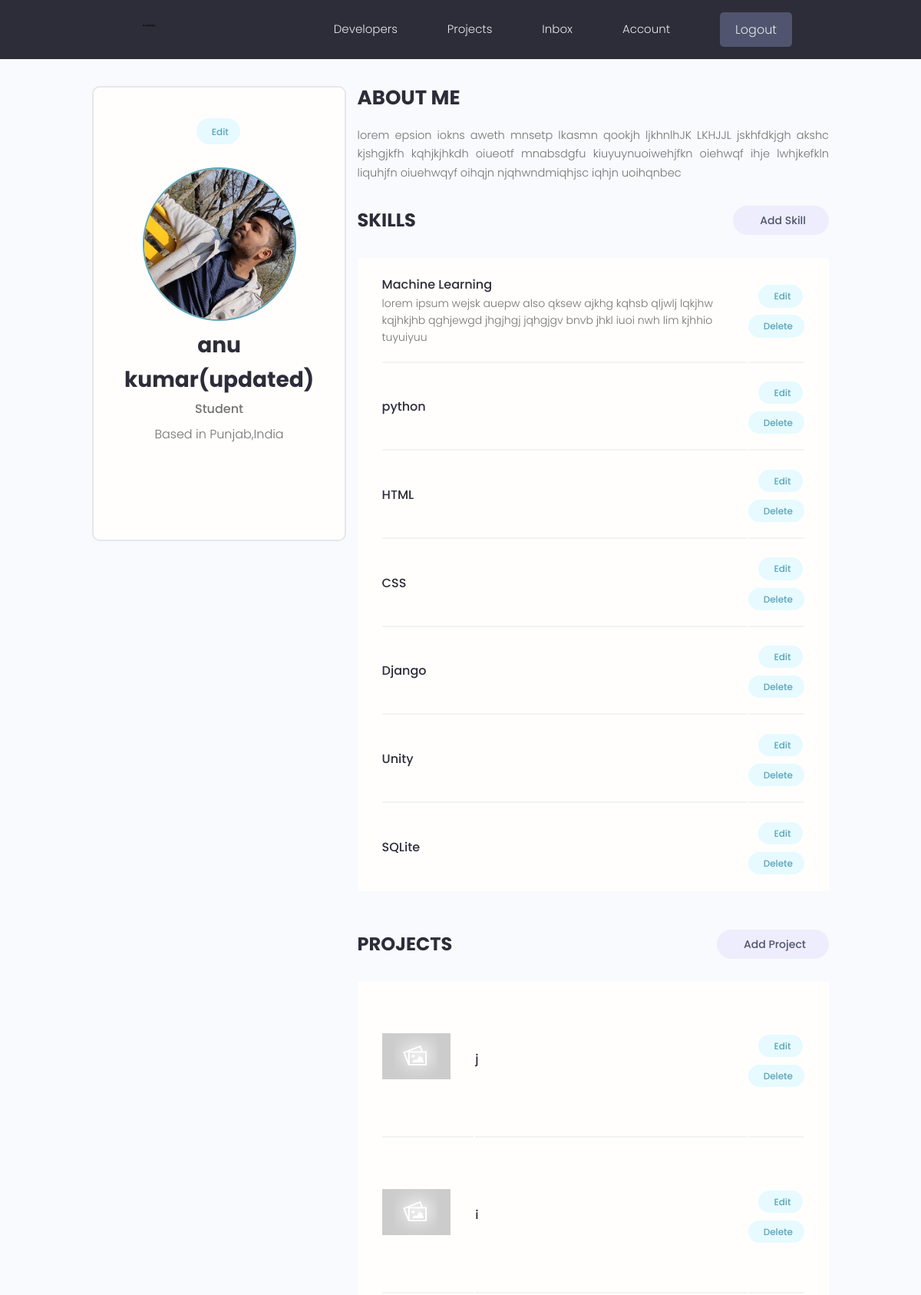
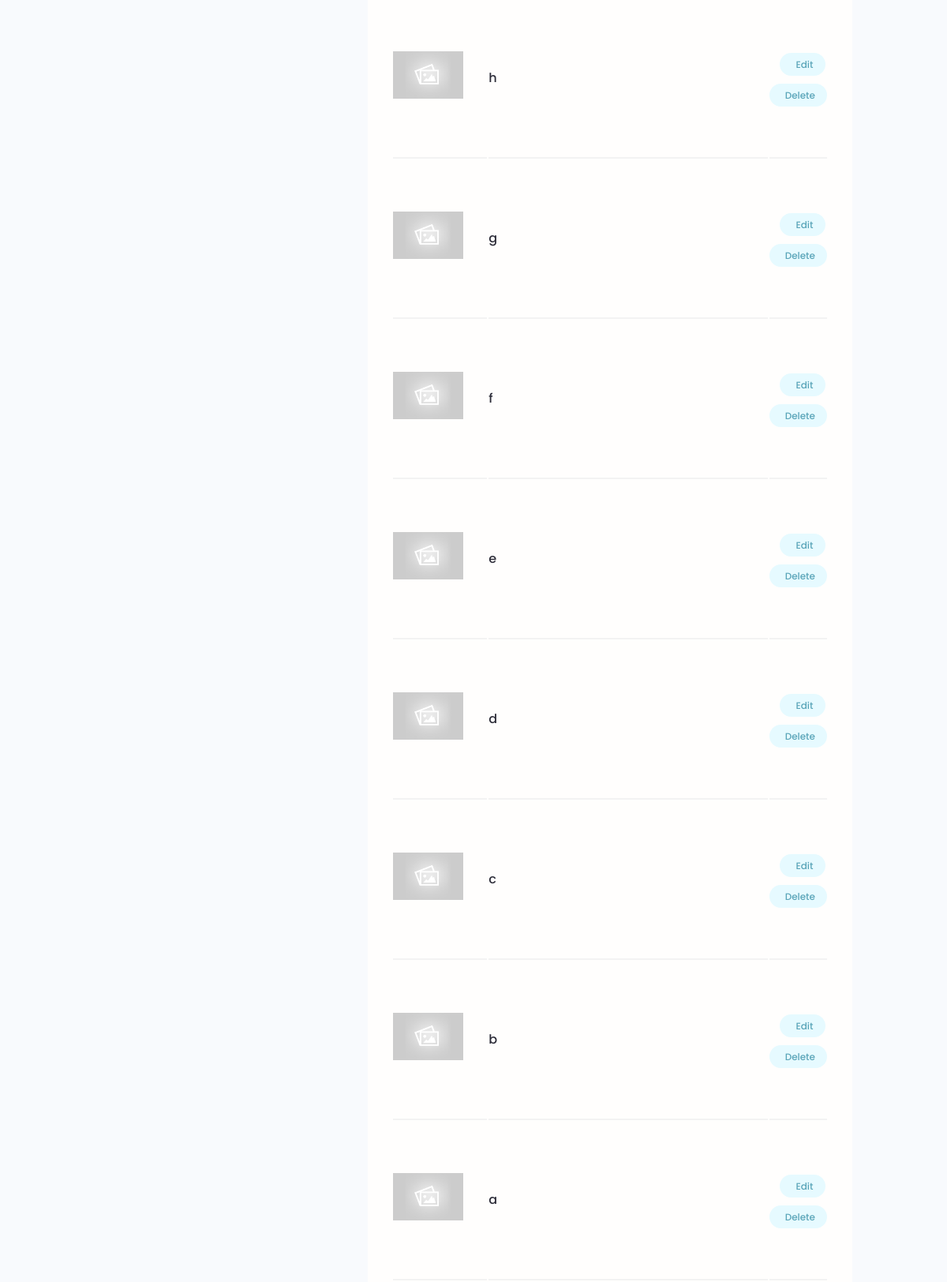
The app's page /account/ (signed in, upper part) with its own data (2 pictures, top to bottom).
### Django Learning Projects/users/models.py (models this page shows, shortened)
class Profiles(models.Model):
    user = models.OneToOneField(User , on_delete = models.CASCADE ,null= True , blank=True)
    name = models.CharField(max_length=200 , blank=True ,null=True)
    email = models.EmailField(max_length=500 ,blank=True, null=True)
    username = models.CharField(max_length=200 , blank=True ,null=True)
    location = models.CharField(max_length=200 , blank=True ,null=True)
    short_intro = models.CharField(max_length=200 , blank=True ,null=True)
    bio = models.TextField(blank=True, null=True)
    profile_image = models.ImageField(null=True, blank =True ,upload_to ='profiles/',default='profiles/user-default.png')
    social_github = models.CharField(max_length=200,blank=True,null=True)
    social_twitter = models.CharField(max_length=200,blank=True,null=True)
    social_linkdin = models.CharField(max_length=200,blank=True,null=True)
    social_youtube = models.CharField(max_length=200,blank=True,null=True)
    social_website = models.CharField(max_length=200,blank=True,null=True)
    created = models.DateTimeField(auto_now_add=True)
    id = models.UUIDField(default=uuid.uuid4,unique=True,primary_key=True,editable=False)

class Skill(models.Model):
    owner = models.ForeignKey(Profiles,on_delete=models.CASCADE,null=True,blank=True)
    name =  models.CharField(max_length=200,blank=True,null=True)
    description = models.TextField(null =True,blank=True)
    created = models.DateTimeField(auto_now_add=True)
    id = models.UUIDField(default=uuid.uuid4,unique=True,primary_key=True,editable=False)

### Django Learning Projects/projects/models.py (models this page shows, shortened)
class Project(models.Model):
    owner =models.ForeignKey(Profiles, null=True , blank= True , on_delete=models.SET_NULL)
    title = models.CharField(max_length=200)
    description = models.TextField(null=True,blank=True)
    featured_image=models.ImageField(null=True,blank=True,default='default.jpg')
    demo_link = models.CharField(max_length=2000 , null=True , blank=True)
    source_link = models.CharField(max_length=2000,null=True,blank=True)
    tags=models.ManyToManyField('Tag',blank=True)
    vote_total = models.IntegerField(default=0 ,null= True,blank=True)
    vote_ratio = models.IntegerField(default=0 ,null= True,blank=True)
    created = models.DateTimeField(auto_now_add=True)
    id = models.UUIDField(default=uuid.uuid4,unique=True,primary_key=True,editable=False)
    class Meta:
        ordering = ['-created']

### Django Learning Projects/users/views.py (the view)
# urls.py: path('account/',views.userAccount, name="account"),
@login_required(login_url='login')
def userAccount(request):
    profile = request.user.profiles
    skills = profile.skill_set.all()
    projects = profile.project_set.all()
    context={'profile':profile , 'skills':skills , 'projects':projects}
    return render(request , 'users/account.html', context )

### Django Learning Projects/users/templates/users/account.html (shortened to what this page needs)
{% extends "main.html" %}
{% block content %}
  <main class="settingsPage profile my-md">
    <div class="container">
      <div class="layout">
        <div class="column column--1of3">
          <div class="card text-center">
            <div class="card__body dev">
              <a class="tag tag--pill tag--main settings__btn" href="{% url 'edit-account' %}"> Edit</a>
              <img class="avatar avatar--xl dev__avatar" src="{{profile.profile_image.url}}" />
              <h2 class="dev__name">{{profile.name}}</h2>
              <p class="dev__title">{{profile.short_intro}}</p>
              <p class="dev__location">Based in {{profile.location}}</p>
              <ul class="dev__social">
              </ul>
            </div>
          </div>
        </div>
        <div class="column column--2of3">
          <div class="devInfo">
            <h3 class="devInfo__title">About Me</h3>
            <p class="devInfo__about">
              {{profile.bio}}
          </div>
          <div class="settings">
            <h3 class="settings__title">Skills</h3>
            <a class="tag tag--pill tag--sub settings__btn tag--lg" href="{% url 'create-skill' %}"> Add Skill</a>
          </div>
          <table class="settings__table">
            {% for skill in skills %}
            <tr>
              <td class="settings__tableInfo">
                <h4>{{skill.name}}</h4>
                <p>
                  {{skill.description}}
                </p>
              </td>
              <td class="settings__tableActions">
                <a class="tag tag--pill tag--main settings__btn" href="{% url 'update-skill' skill.id %}"> Edit</a>
                <a class="tag tag--pill tag--main settings__btn" href="{% url 'delete-skill' skill.id %}?next=/account">
                  Delete</a>
              </td>
            </tr>
            {% endfor %}
          </table>
          <div class="settings">
            <h3 class="settings__title">Projects</h3>
            <a class="tag tag--pill tag--sub settings__btn tag--lg" href="{% url 'create-project' %}"> Add Project</a>
          </div>
          <table class="settings__table">
            {% for project in projects %}
            <tr>
              <td class="settings__thumbnail">
                <a href="{% url 'project' project.id %}"><img src="{{project.featured_image.url}}" alt="Project Thumbnail" /></a>
              </td>
              <td class="settings__tableInfo">
                <a href="{% url 'project' project.id %}">{{project.title}}</a>
              </td>
              <td class="settings__tableActions">
                <a class="tag tag--pill tag--main settings__btn" href="{% url 'update-project' project.id %}"> Edit</a>
                <a class="tag tag--pill tag--main settings__btn" href="{% url 'delete-project' project.id %}?next=/account">
                  Delete</a>
              </td>
            </tr>
            {% endfor %}
          </table>
        </div>
      </div>
    </div>
  </main>
  {% endblock %}

### Django Learning Projects/static/styles/app.css (style rules this page uses)
:root { --color-sub: #2d2d39; }
.card { border: 2px solid var(--color-light); }
img { width: 100%; }
.profile .card > .dev { padding: 4rem; }
.dev__avatar { display: block; margin: auto; }
.dev__name { color: var(--color-sub); font-size: 2.8rem; font-weight: 700; margin-top: 1rem; margin-bottom: 0.5rem; }
.dev__title { font-size: 1.6rem; font-weight: 500; line-height: 1.3; }
.dev__location { margin-top: 1rem; }
.dev__social { margin: 3rem 0; list-style: none; display: flex; justify-content: center; gap: 1.5rem; }
.devInfo { margin-bottom: 3rem; }
.devInfo__title, .devInfo__subtitle { font-size: 2.6rem; color: var(--color-sub); text-transform: uppercase; font-weight: 700; margin-bottom: 1.5rem; }
.devInfo__about, .devSkill__info { font-size: 1.45rem; line-height: 1.7; text-align: justify; }
.settingsPage .dev > .settings__btn { display: inline-block; margin-bottom: 3rem; }
.settings { display: flex; justify-content: space-between; align-items: center; }
.settings__title { font-size: 2.4rem; text-transform: uppercase; font-weight: 700; color: var(--color-sub); }
.settings__table { margin-top: 3rem; margin-bottom: 5rem; padding: 0 3rem; background: var(--color-white); }
.settings__table tr { width: 100%; }
.settings__table tr > td { padding: 2rem 0; }
.settings__table tr:not(:last-child) td { border-bottom: 2px solid var(--color-white-light); }
.settings__thumbnail { width: 23%; min-width: 10rem; }
.settings__thumbnail img { padding-right: 3rem; height: 15rem; object-fit: contain; }
.settings__tableInfo { width: 100%; }
.settings__tableInfo h4, .settings__tableInfo a { padding-right: 1rem; width: auto; font-size: 1.6rem; font-weight: 500; color: var(--color-sub); }
.settings__tableInfo p { font-size: 1.4rem; }
.settings__tableActions { text-align: right; }

### Django Learning Projects/static/uikit/styles/modules/_variables.css (style rules this page uses)
:root { --color-main: #5aa5b9; --color-main-light: #e6faff; --color-sub: #3f4156; --color-sub-light: #51546e; --color-sub-lighter: #ededfd; --color-text: #737373; --color-gray: #8b8b8b; --color-light: #e5e7eb; --color-light-gray: #767676; --color-bg: #f8fafd; --color-white: #fffefd; --color-white-light: #f3f3f3; --color-success: #359e64; --color-success-bg: #def8e8; --color-error: #fc4b0b; --color-error-bg: #fff2ee; --font-base: 'Poppins', arial, helvetica, 'Segoe UI', roboto, ubuntu, sans-serif; --font-monospace: 'Fira Code', 'Courier New', courier, monospace; --font-regular: 300; --font-medium: 500; --font-bold: 700; --generic-shadow: 1px 1px 5px #00000010; --generic-transition: all 0.3s ease-in-out; }

### Django Learning Projects/static/uikit/styles/modules/_base.css (style rules this page uses)
* { margin: 0; padding: 0; box-sizing: border-box; text-rendering: optimizeLegibility; color: inherit; font-size: inherit; }
html { font-size: 50%; }
@media only screen and (min-width: 480px) { html { font-size: 56.25%; } }
@media only screen and (min-width: 1200px) { html { font-size: 62.5%; } }
body { line-height: 1.6; font-weight: 400; font-size: 1.5rem; color: var(--color-text); background-color: var(--color-bg); min-height: 100vh; }

### Django Learning Projects/static/uikit/styles/modules/_typography.css (style rules this page uses)
* { font-family: var(--font-base); }
h2 { font-size: 3.6rem; font-weight: var(--font-bold); }
h3 { font-size: 3.2rem; font-weight: var(--font-medium); }
h4 { font-size: 2.8rem; font-weight: var(--font-medium); }
p, span, strong { font-size: 1.6rem; color: var(--color-text); font-weight: var(--font-regular); }
a { padding-bottom: 2px; text-decoration: none; display: inline-block; color: var(--color-main); font-weight: var(--font-medium); }

### Django Learning Projects/static/uikit/styles/modules/_utilities.css (style rules this page uses)
.container { width: 92%; max-width: 165rem; margin: 0 auto; box-sizing: border-box; }
@media screen and (min-width: 1000px) { .container { width: 90%; } }
@media screen and (min-width: 1200px) { .container { width: 80%; } }
.text-center { text-align: center; }
.my-md { margin: 3rem auto; }

### Django Learning Projects/static/uikit/styles/modules/_avatar.css (style rules this page uses)
.avatar { border-radius: 50%; border: 2px solid var(--color-main); object-fit: cover; }
.avatar--xl { height: 20rem; width: 20rem; }

### Django Learning Projects/static/uikit/styles/modules/_card.css (style rules this page uses)
.card { border-radius: 1rem; background-color: var(--color-white); border: 1.5px solid var(--color-light); width: auto; height: auto; margin-top: 0.5rem; margin-bottom: 0.5rem; overflow: hidden; }
.card__body, .card__header { padding: 2rem 2.5rem; }

### Django Learning Projects/static/uikit/styles/modules/_layout.css (style rules this page uses)
.layout { display: flex; flex-flow: row wrap; justify-content: space-between; }
.layout > .column { margin-bottom: 3rem; }
.layout > .column.column--1of3 { flex-basis: 30%; }
.layout > .column.column--2of3 { flex-basis: 64%; }

### records on screen
Profiles: profile_image (picture), name "anu kumar(updated)", short_intro "Student", location "Punjab,India", bio "lorem epsion iokns aweth mnsetp lkasmn qookjh ljkhnlhJK LKHJJL jskhfdkjgh akshc kjshgjkfh kqhjkjhkdh oiueotf mnabsdgfu kiuyuynuoiwehjfkn oiehwqf ihje lwhjkefkln liquhjfn oiuehwqyf oihqjn njqhwndmiqhjsc iqhjn uoihqnbec"
Skill: name "Machine Learning", description "lorem ipsum wejsk auepw also qksew ajkhg kqhsb qljwlj lqkjhw kqjhkjhb qghjewgd jhgjhgj jqhgjgv bnvb jhkl iuoi nwh lim kjhhio tuyuiyuu"
Skill: name "python"
Skill: name "HTML"
Skill: name "CSS"
Skill: name "Django"
Skill: name "Unity"
Skill: name "SQLite"
Project: featured_image (placeholder picture), title "j"
Project: featured_image (placeholder picture), title "i"
Project: featured_image (placeholder picture), title "h"
Project: featured_image (placeholder picture), title "g"
Project: featured_image (placeholder picture), title "f"
Project: featured_image (placeholder picture), title "e"
Project: featured_image (placeholder picture), title "d"
Project: featured_image (placeholder picture), title "c"
Project: featured_image (placeholder picture), title "b"
Project: featured_image (placeholder picture), title "a"
